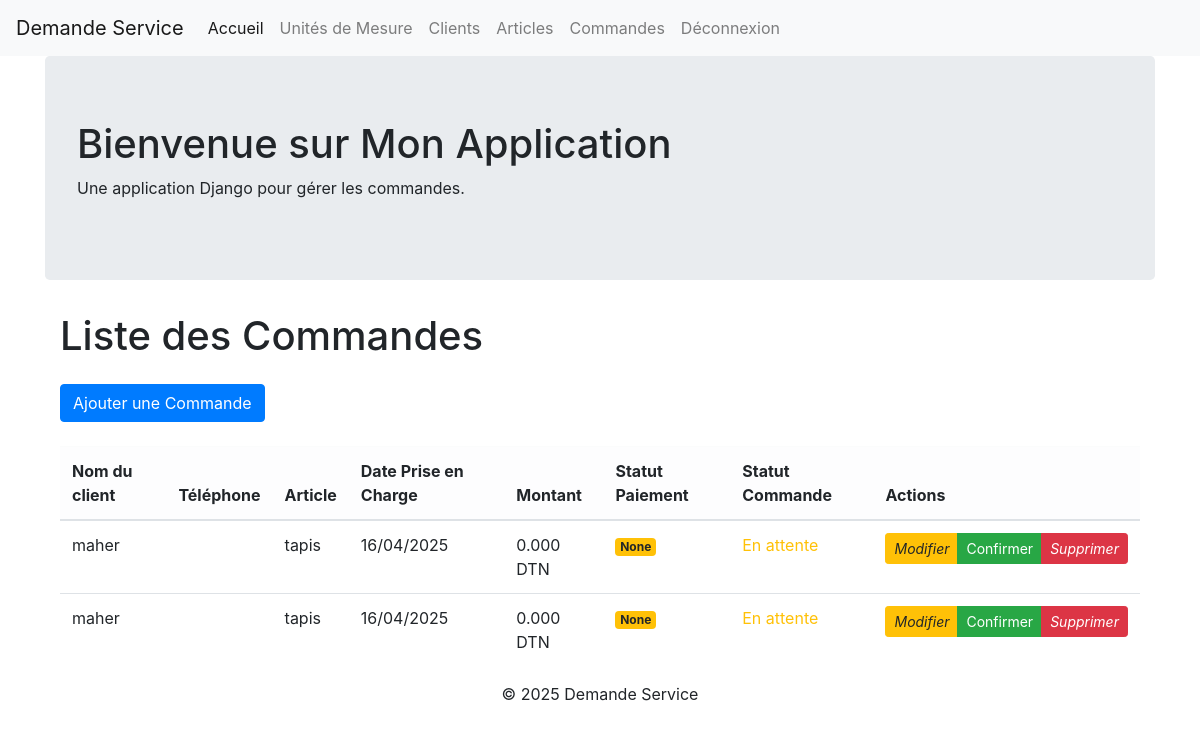
Screenshot of /commandes/ (signed in) with the database file from the repository.
### commandes/models.py (models this page shows, shortened)
class Commande(models.Model):
    client = models.ForeignKey(User, on_delete=models.CASCADE)
    article = models.ForeignKey(Article, on_delete=models.CASCADE)
    date_prise_en_charge = models.DateTimeField(default=timezone.now, null=True, blank=True) # Date de prise en charge de la commande
    date_retour_prevue = models.DateTimeField(null=True, blank=True) # Date de retour prévue de la commande
    prix = models.DecimalField(max_digits=10, decimal_places=2, null=True, blank=True) # Prix de l'article
    statut_paiement = models.CharField(max_length=20, null=True, blank=True)
    date_commande = models.DateTimeField(default=timezone.now, null=True, blank=True) # Date de la commande
    montant = models.DecimalField(max_digits=10, decimal_places=3, default=0, null=True, blank=True) # Montant total de la commande
    confirme = models.BooleanField(default=False) # confirmation de la commande
    date_confirmation = models.DateTimeField(null=True, blank=True) # Date de confirmation de la commande

### articles/models.py (models this page shows, shortened)
class Article(models.Model):
    ETAT_CHOICES = [
        ('nouveau', 'Nouveau'),
        ('ancien', 'Ancien'),
    ]
    client = models.ForeignKey(User, on_delete=models.CASCADE)
    nom = models.CharField(max_length=100)
    description = models.TextField(blank=True, null=True)
    etat = models.CharField(max_length=50, choices=ETAT_CHOICES)
    notes = models.TextField(blank=True, null=True)
    longueur = models.IntegerField( null=True, blank=True)
    largeur = models.DecimalField(max_digits=30, decimal_places=15, null=True, blank=True)
    poids = models.IntegerField( null=True, blank=True)

### commandes/views.py (the view)
# urls.py: path('', views.commande_list, name='commande_list'),
def commande_list(request):
    if request.user.is_superuser:
        commandes = Commande.objects.all()
    else:
        commandes = Commande.objects.filter(client=request.user)
    context = {
        'commandes': commandes
        }
    return render(request, 'commandes/commande_list.html', context)

### commandes/templates/commandes/commande_list.html (shortened to what this page needs)
{% extends 'base.html' %}
{% block content %}
<div class="container">
    <h1 class="my-4">Liste des Commandes</h1>
    <a href="{% url 'commandes:commande_create' %}" class="btn btn-primary mb-4">
         Ajouter une Commande
    </a>
    <div class="table-responsive">
        <table class="table table-hover">
            <thead class="table-light">
                <tr>
                    <th>Nom du client</th>
                    <th>Téléphone</th>
                    <th>Article</th>
                    <th>Date Prise en Charge</th>
                    <th>Montant</th>
                    <th>Statut Paiement</th>
                    <th>Statut Commande</th>
                    <th>Actions</th>
                </tr>
            </thead>
            <tbody>
                {% for commande in commandes %}
                <tr>
                    <td>{{ commande.client.username }}</td>
                    <td>{{ commande.client.telephone }}</td>
                    <td>{{ commande.article.nom }}</td>
                    <td>{{ commande.date_prise_en_charge|date:"d/m/Y" }}</td>
                    <td>{{ commande.montant }} DTN</td>
                    <td>
                        <span class="badge {% if commande.statut_paiement == 'payé' %}bg-success{% else %}bg-warning{% endif %}">
                            {{ commande.statut_paiement|title }}
                        </span>
                    </td>
                    <td>
                        {% if commande.confirme %}
                            <div class="text-success">
                                <i class="fas fa-check-circle"></i> Confirmée
                                <div class="text-muted small">
                                    Le {{ commande.date_confirmation|date:"d/m/Y à H:i" }}
                                    {% if commande.confirme_par %}
                                        par {{ commande.confirme_par.username }}
                                    {% endif %}
                                </div>
                            </div>
                        {% else %}
                            <span class="text-warning">
                                 En attente
                            </span>
                        {% endif %}
                    </td>
                    <td>
                        <div class="btn-group btn-group-sm" role="group">
                            {% if commande.confirme %}
                                {% if request.user.is_staff %}
                                    <a href="{% url 'commandes:commande_update' commande.pk %}" class="btn btn-warning" title="Modifier">  <i class="fas fa-edit">Modifier</i> </a>
                                    <a href="{% url 'commandes:commande_delete' commande.pk %}" class="btn btn-danger" title="Supprimer"   onclick="return confirm('Supprimer cette commande ?')"> <i class="fas fa-trash-alt">Supprimer</i>  </a>
                                    <a href="{% url 'commandes:commande_annuler_confirmation' commande.pk %}" class="btn btn-secondary" title="Annuler Confirmation"   onclick="return confirm('Annuler Confirmation ?')"> <i class="fas fa-trash-alt">Annuler</i> </a>
                                {% else %}
                                    <a href="{% url 'commandes:commande_detail_confirmation' commande.pk %}"
                                       class="btn btn-info"
                                       data-bs-toggle="tooltip"
                                       title="Détails confirmation">
                                        <i class="fas fa-info-circle">Detail Commande</i>
                                    </a>
                                {% endif %}
                            {% else %}
                                {% if request.user.is_staff or commande.client.user == request.user %}
                                    <a href="{% url 'commandes:commande_update' commande.pk %}"
                                       class="btn btn-warning"
                                       title="Modifier">
                                        <i class="fas fa-edit">Modifier</i>
                                    </a>
                                {% endif %}
                                {% if request.user.is_staff %}
                                    <a href="{% url 'commandes:commande_confirme' commande.pk %}"
                                       class="btn btn-success"
                                       title="Confirmer">
                                        Confirmer
                                    </a>
                                {% endif %}
                            {% endif %}
                            {% if request.user.is_staff and not commande.confirme %}
                                <a href="{% url 'commandes:commande_delete' commande.pk %}"
                                   class="btn btn-danger"
                                   title="Supprimer"
                                   onclick="return confirm('Supprimer cette commande ?')">
                                    <i class="fas fa-trash-alt">Supprimer</i>
                                </a>
                            {% endif %}
                        </div>
                    </td>
                </tr>
                {% endfor %}
            </tbody>
        </table>
    </div>
</div>
{% endblock %}

### rows the page displays
Commande: client.username "maher", article.nom "tapis", date_prise_en_charge "16/04/2025", montant "0.000", statut_paiement "None", confirme "En attente"
Commande: client.username "maher", article.nom "tapis", date_prise_en_charge "16/04/2025", montant "0.000", statut_paiement "None", confirme "En attente"
